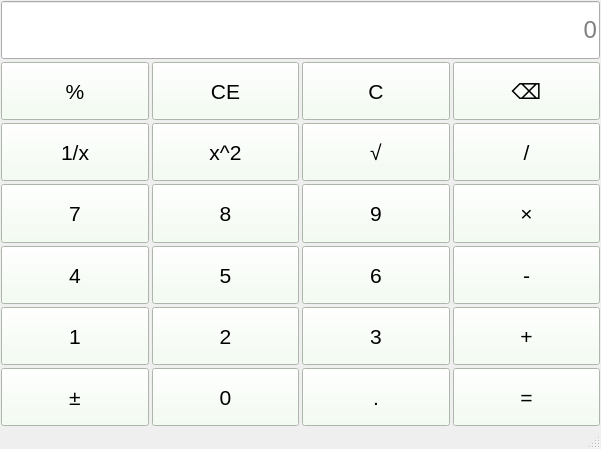
<?xml version="1.0" encoding="UTF-8"?>
<ui version="4.0">
 <class>MainWindow</class>
 <widget class="QMainWindow" name="MainWindow">
  <property name="geometry">
   <rect>
    <x>0</x>
    <y>0</y>
    <width>601</width>
    <height>449</height>
   </rect>
  </property>
  <property name="windowTitle">
   <string>计算器-卢树杰-2023414290223</string>
  </property>
  <property name="styleSheet">
   <string notr="true">QPushButton{
background-color :rgb(241, 255, 238);
font-size:16pt;
}

QPushButton::hover{
background-color :rgb(224, 233, 255);
font-size:20pt;
}

QPushButton::pressed{
background-color :rgb(176, 176, 176);
font-size:20pt;
}

</string>
  </property>
  <widget class="QWidget" name="centralwidget">
   <property name="sizePolicy">
    <sizepolicy hsizetype="Minimum" vsizetype="Preferred">
     <horstretch>0</horstretch>
     <verstretch>0</verstretch>
    </sizepolicy>
   </property>
   <layout class="QVBoxLayout" name="verticalLayout">
    <property name="spacing">
     <number>3</number>
    </property>
    <property name="leftMargin">
     <number>1</number>
    </property>
    <property name="topMargin">
     <number>1</number>
    </property>
    <property name="rightMargin">
     <number>1</number>
    </property>
    <property name="bottomMargin">
     <number>1</number>
    </property>
    <item>
     <layout class="QGridLayout" name="gridLayout_2">
      <item row="4" column="2">
       <widget class="QPushButton" name="btnNum6">
        <property name="sizePolicy">
         <sizepolicy hsizetype="Expanding" vsizetype="Preferred">
          <horstretch>0</horstretch>
          <verstretch>0</verstretch>
         </sizepolicy>
        </property>
        <property name="text">
         <string>6</string>
        </property>
       </widget>
      </item>
      <item row="3" column="1">
       <widget class="QPushButton" name="btnNum8">
        <property name="sizePolicy">
         <sizepolicy hsizetype="Expanding" vsizetype="Preferred">
          <horstretch>0</horstretch>
          <verstretch>0</verstretch>
         </sizepolicy>
        </property>
        <property name="styleSheet">
         <string notr="true"/>
        </property>
        <property name="text">
         <string>8</string>
        </property>
       </widget>
      </item>
      <item row="1" column="2">
       <widget class="QPushButton" name="pushButton_3">
        <property name="sizePolicy">
         <sizepolicy hsizetype="Expanding" vsizetype="Preferred">
          <horstretch>0</horstretch>
          <verstretch>0</verstretch>
         </sizepolicy>
        </property>
        <property name="text">
         <string>C</string>
        </property>
       </widget>
      </item>
      <item row="3" column="0">
       <widget class="QPushButton" name="btnNum7">
        <property name="sizePolicy">
         <sizepolicy hsizetype="Expanding" vsizetype="Preferred">
          <horstretch>0</horstretch>
          <verstretch>0</verstretch>
         </sizepolicy>
        </property>
        <property name="text">
         <string>7</string>
        </property>
       </widget>
      </item>
      <item row="6" column="0">
       <widget class="QPushButton" name="pushButton_24">
        <property name="sizePolicy">
         <sizepolicy hsizetype="Expanding" vsizetype="Preferred">
          <horstretch>0</horstretch>
          <verstretch>0</verstretch>
         </sizepolicy>
        </property>
        <property name="text">
         <string>±</string>
        </property>
       </widget>
      </item>
      <item row="4" column="3">
       <widget class="QPushButton" name="btnMinus">
        <property name="sizePolicy">
         <sizepolicy hsizetype="Expanding" vsizetype="Preferred">
          <horstretch>0</horstretch>
          <verstretch>0</verstretch>
         </sizepolicy>
        </property>
        <property name="text">
         <string>-</string>
        </property>
       </widget>
      </item>
      <item row="6" column="3">
       <widget class="QPushButton" name="pushButton_22">
        <property name="sizePolicy">
         <sizepolicy hsizetype="Expanding" vsizetype="Preferred">
          <horstretch>0</horstretch>
          <verstretch>0</verstretch>
         </sizepolicy>
        </property>
        <property name="text">
         <string>=</string>
        </property>
       </widget>
      </item>
      <item row="1" column="3">
       <widget class="QPushButton" name="btnClear">
        <property name="sizePolicy">
         <sizepolicy hsizetype="Expanding" vsizetype="Preferred">
          <horstretch>0</horstretch>
          <verstretch>0</verstretch>
         </sizepolicy>
        </property>
        <property name="text">
         <string>⌫</string>
        </property>
       </widget>
      </item>
      <item row="3" column="3">
       <widget class="QPushButton" name="btnMu">
        <property name="sizePolicy">
         <sizepolicy hsizetype="Expanding" vsizetype="Preferred">
          <horstretch>0</horstretch>
          <verstretch>0</verstretch>
         </sizepolicy>
        </property>
        <property name="text">
         <string>×</string>
        </property>
       </widget>
      </item>
      <item row="2" column="1">
       <widget class="QPushButton" name="btnSquare">
        <property name="sizePolicy">
         <sizepolicy hsizetype="Expanding" vsizetype="Preferred">
          <horstretch>0</horstretch>
          <verstretch>0</verstretch>
         </sizepolicy>
        </property>
        <property name="text">
         <string>x^2</string>
        </property>
       </widget>
      </item>
      <item row="3" column="2">
       <widget class="QPushButton" name="btnNum9">
        <property name="sizePolicy">
         <sizepolicy hsizetype="Expanding" vsizetype="Preferred">
          <horstretch>0</horstretch>
          <verstretch>0</verstretch>
         </sizepolicy>
        </property>
        <property name="text">
         <string>9</string>
        </property>
       </widget>
      </item>
      <item row="2" column="0">
       <widget class="QPushButton" name="btnLnverse">
        <property name="sizePolicy">
         <sizepolicy hsizetype="Expanding" vsizetype="Preferred">
          <horstretch>0</horstretch>
          <verstretch>0</verstretch>
         </sizepolicy>
        </property>
        <property name="text">
         <string>1/x</string>
        </property>
       </widget>
      </item>
      <item row="5" column="0">
       <widget class="QPushButton" name="btnNum1">
        <property name="sizePolicy">
         <sizepolicy hsizetype="Expanding" vsizetype="Preferred">
          <horstretch>0</horstretch>
          <verstretch>0</verstretch>
         </sizepolicy>
        </property>
        <property name="text">
         <string>1</string>
        </property>
       </widget>
      </item>
      <item row="5" column="2">
       <widget class="QPushButton" name="btnNum3">
        <property name="sizePolicy">
         <sizepolicy hsizetype="Expanding" vsizetype="Preferred">
          <horstretch>0</horstretch>
          <verstretch>0</verstretch>
         </sizepolicy>
        </property>
        <property name="text">
         <string>3</string>
        </property>
       </widget>
      </item>
      <item row="1" column="1">
       <widget class="QPushButton" name="pushButton_2">
        <property name="sizePolicy">
         <sizepolicy hsizetype="Expanding" vsizetype="Preferred">
          <horstretch>0</horstretch>
          <verstretch>0</verstretch>
         </sizepolicy>
        </property>
        <property name="text">
         <string>CE</string>
        </property>
       </widget>
      </item>
      <item row="6" column="1">
       <widget class="QPushButton" name="btnNum0">
        <property name="sizePolicy">
         <sizepolicy hsizetype="Expanding" vsizetype="Preferred">
          <horstretch>0</horstretch>
          <verstretch>0</verstretch>
         </sizepolicy>
        </property>
        <property name="text">
         <string>0</string>
        </property>
       </widget>
      </item>
      <item row="1" column="0">
       <widget class="QPushButton" name="btnPercentage">
        <property name="sizePolicy">
         <sizepolicy hsizetype="Expanding" vsizetype="Preferred">
          <horstretch>0</horstretch>
          <verstretch>0</verstretch>
         </sizepolicy>
        </property>
        <property name="text">
         <string>%</string>
        </property>
       </widget>
      </item>
      <item row="5" column="3">
       <widget class="QPushButton" name="btnPlus">
        <property name="sizePolicy">
         <sizepolicy hsizetype="Expanding" vsizetype="Preferred">
          <horstretch>0</horstretch>
          <verstretch>0</verstretch>
         </sizepolicy>
        </property>
        <property name="text">
         <string>+</string>
        </property>
       </widget>
      </item>
      <item row="5" column="1">
       <widget class="QPushButton" name="btnNum2">
        <property name="sizePolicy">
         <sizepolicy hsizetype="Expanding" vsizetype="Preferred">
          <horstretch>0</horstretch>
          <verstretch>0</verstretch>
         </sizepolicy>
        </property>
        <property name="text">
         <string>2</string>
        </property>
       </widget>
      </item>
      <item row="2" column="2">
       <widget class="QPushButton" name="btnSqrt">
        <property name="sizePolicy">
         <sizepolicy hsizetype="Expanding" vsizetype="Preferred">
          <horstretch>0</horstretch>
          <verstretch>0</verstretch>
         </sizepolicy>
        </property>
        <property name="text">
         <string>√</string>
        </property>
       </widget>
      </item>
      <item row="4" column="1">
       <widget class="QPushButton" name="btnNum5">
        <property name="sizePolicy">
         <sizepolicy hsizetype="Expanding" vsizetype="Preferred">
          <horstretch>0</horstretch>
          <verstretch>0</verstretch>
         </sizepolicy>
        </property>
        <property name="text">
         <string>5</string>
        </property>
       </widget>
      </item>
      <item row="4" column="0">
       <widget class="QPushButton" name="btnNum4">
        <property name="sizePolicy">
         <sizepolicy hsizetype="Expanding" vsizetype="Preferred">
          <horstretch>0</horstretch>
          <verstretch>0</verstretch>
         </sizepolicy>
        </property>
        <property name="text">
         <string>4</string>
        </property>
       </widget>
      </item>
      <item row="6" column="2">
       <widget class="QPushButton" name="pushButton_21">
        <property name="sizePolicy">
         <sizepolicy hsizetype="Expanding" vsizetype="Preferred">
          <horstretch>0</horstretch>
          <verstretch>0</verstretch>
         </sizepolicy>
        </property>
        <property name="text">
         <string>.</string>
        </property>
       </widget>
      </item>
      <item row="2" column="3">
       <widget class="QPushButton" name="btnDivide">
        <property name="sizePolicy">
         <sizepolicy hsizetype="Expanding" vsizetype="Preferred">
          <horstretch>0</horstretch>
          <verstretch>0</verstretch>
         </sizepolicy>
        </property>
        <property name="text">
         <string>/</string>
        </property>
       </widget>
      </item>
      <item row="0" column="0" colspan="4">
       <widget class="QLineEdit" name="display">
        <property name="sizePolicy">
         <sizepolicy hsizetype="Expanding" vsizetype="Preferred">
          <horstretch>0</horstretch>
          <verstretch>0</verstretch>
         </sizepolicy>
        </property>
        <property name="styleSheet">
         <string notr="true">font-size:18pt;
</string>
        </property>
        <property name="text">
         <string/>
        </property>
        <property name="alignment">
         <set>Qt::AlignmentFlag::AlignRight|Qt::AlignmentFlag::AlignTrailing|Qt::AlignmentFlag::AlignVCenter</set>
        </property>
        <property name="placeholderText">
         <string>0</string>
        </property>
       </widget>
      </item>
     </layout>
    </item>
   </layout>
  </widget>
  <widget class="QMenuBar" name="menubar">
   <property name="geometry">
    <rect>
     <x>0</x>
     <y>0</y>
     <width>601</width>
     <height>25</height>
    </rect>
   </property>
  </widget>
  <widget class="QStatusBar" name="statusbar"/>
 </widget>
 <resources/>
 <connections/>
</ui>
